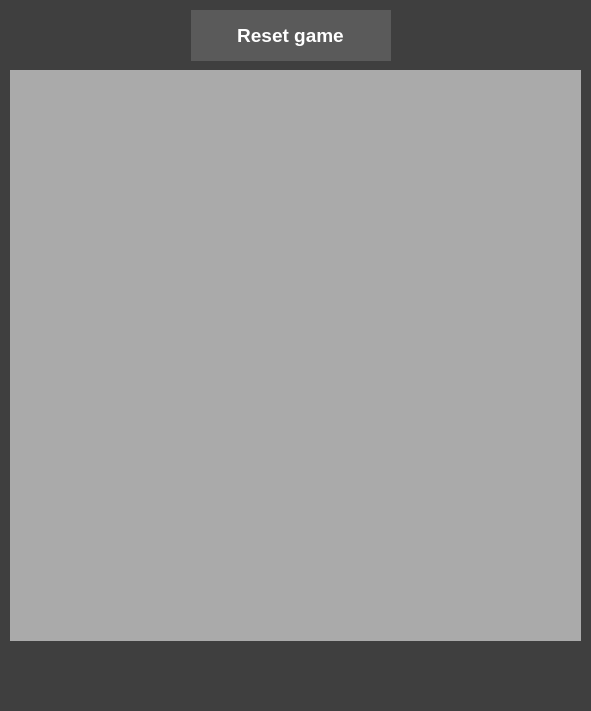
<?xml version="1.0" encoding="UTF-8"?>
<ui version="4.0">
 <class>MinesweeperClass</class>
 <widget class="QMainWindow" name="MinesweeperClass">
  <property name="geometry">
   <rect>
    <x>0</x>
    <y>0</y>
    <width>591</width>
    <height>711</height>
   </rect>
  </property>
  <property name="windowTitle">
   <string>Battleship</string>
  </property>
  <property name="styleSheet">
   <string notr="true">background-color: rgb(63, 63, 63);</string>
  </property>
  <widget class="QWidget" name="centralWidget">
   <widget class="QFrame" name="TileFrame">
    <property name="geometry">
     <rect>
      <x>10</x>
      <y>70</y>
      <width>571</width>
      <height>571</height>
     </rect>
    </property>
    <property name="styleSheet">
     <string notr="true">background-color: rgb(170, 170, 170);
</string>
    </property>
    <property name="frameShape">
     <enum>QFrame::StyledPanel</enum>
    </property>
    <property name="frameShadow">
     <enum>QFrame::Raised</enum>
    </property>
    <widget class="QWidget" name="gridLayoutWidget">
     <property name="geometry">
      <rect>
       <x>0</x>
       <y>0</y>
       <width>571</width>
       <height>571</height>
      </rect>
     </property>
     <layout class="QGridLayout" name="mainGrid">
      <property name="leftMargin">
       <number>0</number>
      </property>
      <property name="topMargin">
       <number>0</number>
      </property>
      <property name="rightMargin">
       <number>0</number>
      </property>
      <property name="bottomMargin">
       <number>0</number>
      </property>
      <property name="spacing">
       <number>0</number>
      </property>
     </layout>
    </widget>
   </widget>
   <widget class="QPushButton" name="ResetButton">
    <property name="geometry">
     <rect>
      <x>190</x>
      <y>10</y>
      <width>201</width>
      <height>51</height>
     </rect>
    </property>
    <property name="font">
     <font>
      <pointsize>14</pointsize>
      <bold>true</bold>
     </font>
    </property>
    <property name="styleSheet">
     <string notr="true">color: rgb(255, 255, 255);
background-color: rgb(90, 90,90);
border: 0px;</string>
    </property>
    <property name="text">
     <string>Reset game</string>
    </property>
   </widget>
   <widget class="QLabel" name="StatusLabel">
    <property name="geometry">
     <rect>
      <x>130</x>
      <y>660</y>
      <width>331</width>
      <height>41</height>
     </rect>
    </property>
    <property name="font">
     <font>
      <pointsize>14</pointsize>
      <bold>true</bold>
     </font>
    </property>
    <property name="styleSheet">
     <string notr="true">color: rgb(255, 255, 255);</string>
    </property>
    <property name="text">
     <string/>
    </property>
    <property name="alignment">
     <set>Qt::AlignCenter</set>
    </property>
   </widget>
   <widget class="QLabel" name="ClicksLeftLabel">
    <property name="geometry">
     <rect>
      <x>400</x>
      <y>10</y>
      <width>181</width>
      <height>51</height>
     </rect>
    </property>
    <property name="font">
     <font>
      <pointsize>14</pointsize>
      <bold>true</bold>
     </font>
    </property>
    <property name="styleSheet">
     <string notr="true">color: rgb(255, 255, 255);</string>
    </property>
    <property name="text">
     <string/>
    </property>
    <property name="alignment">
     <set>Qt::AlignCenter</set>
    </property>
   </widget>
   <widget class="QLabel" name="ShipsLeftLabel">
    <property name="geometry">
     <rect>
      <x>10</x>
      <y>10</y>
      <width>181</width>
      <height>51</height>
     </rect>
    </property>
    <property name="font">
     <font>
      <pointsize>14</pointsize>
      <bold>true</bold>
     </font>
    </property>
    <property name="styleSheet">
     <string notr="true">color: rgb(255, 255, 255);</string>
    </property>
    <property name="text">
     <string/>
    </property>
    <property name="alignment">
     <set>Qt::AlignCenter</set>
    </property>
   </widget>
  </widget>
 </widget>
 <layoutdefault spacing="6" margin="11"/>
 <resources>
  <include location="Battleship.qrc"/>
 </resources>
 <connections/>
</ui>
